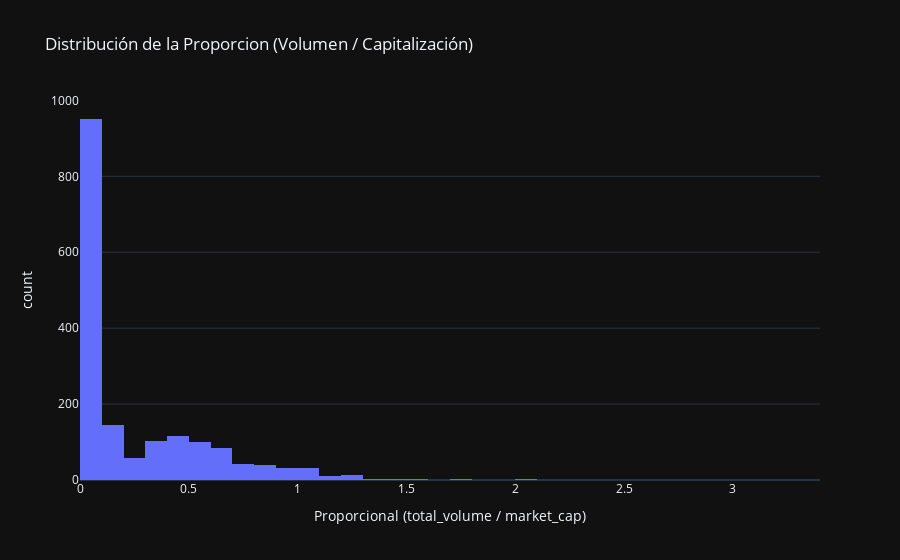

Notebook code for this chart:
### Code cell
# Histograma para visualizar la distribución Proporcional
fig_Proporcional = px.histogram(
    data, 
    x ='Proporcional', 
    nbins=50,  # Número de bins en el histograma
    title='Distribución de la Proporcion (Volumen / Capitalización)',
    labels={'Proporcional': 'Proporcional (total_volume / market_cap)'},
    template='plotly_dark'  
)

fig_Proporcional.show()

### Figure 1 — Plotly figure (JSON) as saved in the notebook; plotly's stock layout.template omitted (floating-point values rounded to 4 significant figures; data arrays with more than 128 entries replaced by an {"elided": "..."} marker saying what was removed)
{"data": [{"alignmentgroup": "True", "bingroup": "x", "hovertemplate": "Proporcional (total_volume / market_cap)=%{x}<br>count=%{y}<extra></extra>", "legendgroup": "", "marker": {"color": "#636efa", "pattern": {"shape": ""}}, "name": "", "nbinsx": 50, "offsetgroup": "", "orientation": "v", "showlegend": false, "type": "histogram", "x": {"elided": "1742 float values"}, "xaxis": "x", "yaxis": "y"}], "layout": {"barmode": "relative", "legend": {"tracegroupgap": 0}, "title": {"text": "Distribución de la Proporcion (Volumen / Capitalización)"}, "xaxis": {"anchor": "y", "domain": [0, 1], "title": {"text": "Proporcional (total_volume / market_cap)"}}, "yaxis": {"anchor": "x", "domain": [0, 1], "title": {"text": "count"}}}}
